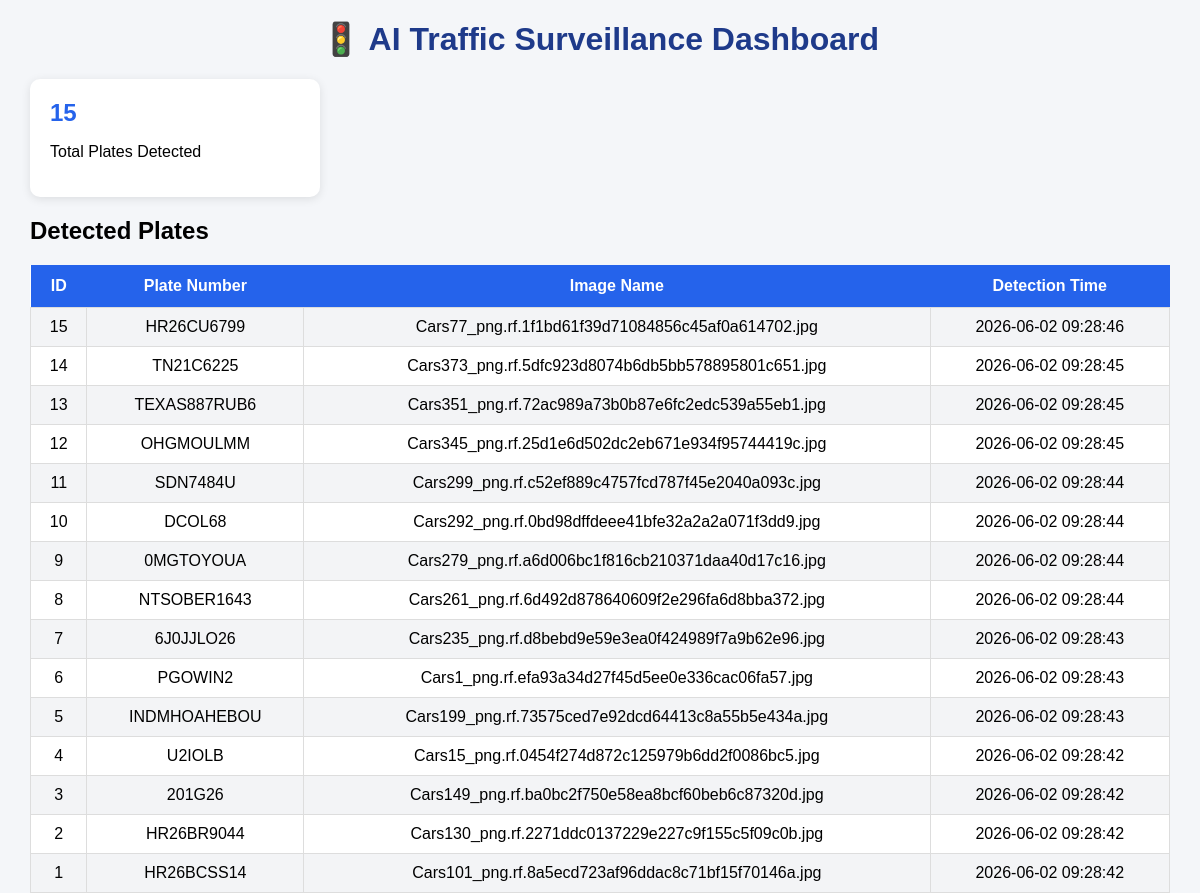
The page / on the database its author committed.
### tables this page shows
CREATE TABLE detected_plates (
    id INTEGER PRIMARY KEY AUTOINCREMENT,
    plate_number TEXT,
    image_name TEXT,
    detected_time TEXT
);

### app.py (the view)
@app.route("/")
def dashboard():
    conn = sqlite3.connect("traffic.db")
    cursor = conn.cursor()
    cursor.execute("""
    SELECT *
    FROM detected_plates
    ORDER BY id DESC
    """)
    plates = cursor.fetchall()
    cursor.execute("""
    SELECT COUNT(*)
    FROM detected_plates
    """)
    total_plates = cursor.fetchone()[0]
    conn.close()
    return render_template(
        "index.html",
        plates=plates,
        total_plates=total_plates
    )

### templates/index.html (shortened to what this page needs)
<!DOCTYPE html>
<html>
<head>
    <link rel="stylesheet"
          href="{{ url_for('static', filename='style.css') }}">
</head>
<body>
<div class="container">
    <h1>🚦 AI Traffic Surveillance Dashboard</h1>
    <div class="cards">
        <div class="card">
            <h2>{{ total_plates }}</h2>
            <p>Total Plates Detected</p>
        </div>
    </div>
    <h2>Detected Plates</h2>
    <table>
        <tr>
            <th>ID</th>
            <th>Plate Number</th>
            <th>Image Name</th>
            <th>Detection Time</th>
        </tr>
        {% for plate in plates %}
        <tr>
            <td>{{ plate[0] }}</td>
            <td>{{ plate[1] }}</td>
            <td>{{ plate[2] }}</td>
            <td>{{ plate[3] }}</td>
        </tr>
        {% endfor %}
    </table>
</div>
</body>
</html>

### static/style.css (style rules this page uses)
body { margin:0; padding:0; font-family:Arial,sans-serif; background:#f4f6f9; }
.container { width:95%; margin:auto; }
h1 { text-align:center; color:#1e3a8a; margin-top:20px; }
.cards { display:flex; gap:20px; margin:20px 0; }
.card { background:white; padding:20px; border-radius:10px; box-shadow:0 2px 10px rgba(0,0,0,0.1); width:250px; }
.card h2 { margin:0; color:#2563eb; }
table { width:100%; border-collapse:collapse; background:white; }
th { background:#2563eb; color:white; padding:12px; }
td { border:1px solid #ddd; padding:10px; text-align:center; }
tr:nth-child(even) { background:#f3f4f6; }

### rows shown on the page
detected_plates: id "15", plate_number "HR26CU6799", image_name "Cars77_png.rf.1f1bd61f39d71084856c45af0a614702.jpg", detected_time "2026-06-02 09:28:46"
detected_plates: id "14", plate_number "TN21C6225", image_name "Cars373_png.rf.5dfc923d8074b6db5bb578895801c651.jpg", detected_time "2026-06-02 09:28:45"
detected_plates: id "13", plate_number "TEXAS887RUB6", image_name "Cars351_png.rf.72ac989a73b0b87e6fc2edc539a55eb1.jpg", detected_time "2026-06-02 09:28:45"
detected_plates: id "12", plate_number "OHGMOULMM", image_name "Cars345_png.rf.25d1e6d502dc2eb671e934f95744419c.jpg", detected_time "2026-06-02 09:28:45"
detected_plates: id "11", plate_number "SDN7484U", image_name "Cars299_png.rf.c52ef889c4757fcd787f45e2040a093c.jpg", detected_time "2026-06-02 09:28:44"
detected_plates: id "10", plate_number "DCOL68", image_name "Cars292_png.rf.0bd98dffdeee41bfe32a2a2a071f3dd9.jpg", detected_time "2026-06-02 09:28:44"
detected_plates: id "9", plate_number "0MGTOYOUA", image_name "Cars279_png.rf.a6d006bc1f816cb210371daa40d17c16.jpg", detected_time "2026-06-02 09:28:44"
detected_plates: id "8", plate_number "NTSOBER1643", image_name "Cars261_png.rf.6d492d878640609f2e296fa6d8bba372.jpg", detected_time "2026-06-02 09:28:44"
detected_plates: id "7", plate_number "6J0JJLO26", image_name "Cars235_png.rf.d8bebd9e59e3ea0f424989f7a9b62e96.jpg", detected_time "2026-06-02 09:28:43"
detected_plates: id "6", plate_number "PGOWIN2", image_name "Cars1_png.rf.efa93a34d27f45d5ee0e336cac06fa57.jpg", detected_time "2026-06-02 09:28:43"
detected_plates: id "5", plate_number "INDMHOAHEBOU", image_name "Cars199_png.rf.73575ced7e92dcd64413c8a55b5e434a.jpg", detected_time "2026-06-02 09:28:43"
detected_plates: id "4", plate_number "U2IOLB", image_name "Cars15_png.rf.0454f274d872c125979b6dd2f0086bc5.jpg", detected_time "2026-06-02 09:28:42"
detected_plates: id "3", plate_number "201G26", image_name "Cars149_png.rf.ba0bc2f750e58ea8bcf60beb6c87320d.jpg", detected_time "2026-06-02 09:28:42"
detected_plates: id "2", plate_number "HR26BR9044", image_name "Cars130_png.rf.2271ddc0137229e227c9f155c5f09c0b.jpg", detected_time "2026-06-02 09:28:42"
detected_plates: id "1", plate_number "HR26BCSS14", image_name "Cars101_png.rf.8a5ecd723af96ddac8c71bf15f70146a.jpg", detected_time "2026-06-02 09:28:42"

### other values the page prints
{{ total_plates }} "15"
